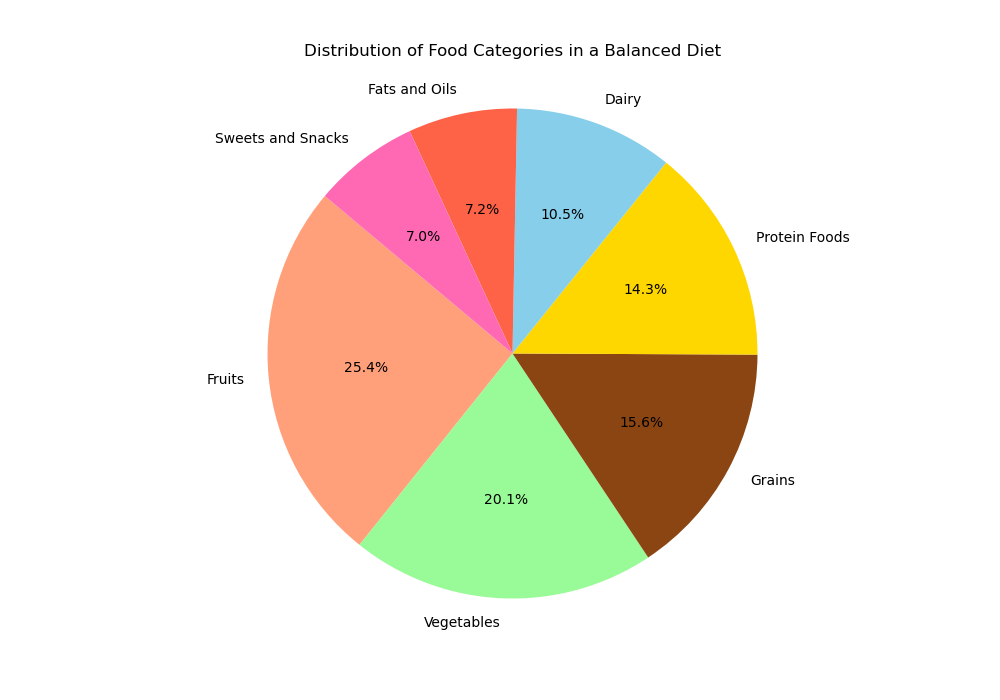

Write Python code to recreate this figure.

import matplotlib.pyplot as plt

# Data
categories = ['Fruits', 'Vegetables', 'Grains', 'Protein Foods', 'Dairy', 'Fats and Oils', 'Sweets and Snacks']
percentages = [25.4, 20.1, 15.6, 14.3, 10.5, 7.2, 7.0]

# Colors
colors = ['#FFA07A', '#98FB98', '#8B4513', '#FFD700', '#87CEEB', '#FF6347', '#FF69B4']

# Pie chart
fig, ax = plt.subplots(figsize=(10, 7))  # Width, Height of the chart
ax.pie(percentages, labels=categories, colors=colors, autopct='%1.1f%%', startangle=140)
ax.axis('equal')  # Equal aspect ratio ensures that pie is drawn as a circle.

plt.title('Distribution of Food Categories in a Balanced Diet', pad=20)
plt.show()
